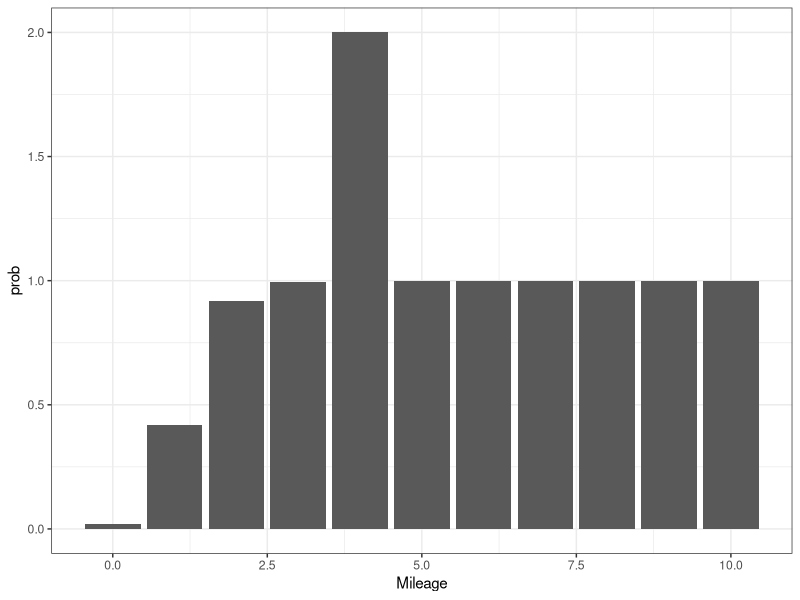

Write the R code that produced this figure.
# Assignment 1
library("dplyr")
library("data.table")
library("ggplot2")
# input parameters

N = 100
T = 100 -1
M = 10
beta = 0.9
cr = 3.5
cm = 2.5

set.seed(123)
# generate expected value function ----------------------------------------
V <- matrix(rep(0,M),ncol =  1)
X <- matrix(seq(1,M), ncol = 1)

tol = 1e-6
abs_diff = 1
while(abs_diff > tol){
  V_next = matrix(c(V[2:M], V[M]), ncol = 1)
  V.updated = log(exp(-cm * X + beta * V_next ) + exp(-cr + beta * V[1]))
  abs_diff = max(abs(V.updated - V))
  V = V.updated
}


# Simulate Decisions ------------------------------------------------------
data <- data.frame(BusNo. = rep(0:(N-1), each = 2 * (T+1)), 
                   Timeperiod = rep(rep(0:T, each = 2),N),
                   DecisionNo. = rep(c(0,1),N * (T+1) ), 
                   Mileage = rep(NA, N * (T+1) * 2),
                   ExpChoiceSpecificValuefunction = rep(NA, N * (T+1) * 2),
                   Chosen = rep(NA, N * (T+1) * 2))

# initialize milage =0 when t = 0
data <- data %>% mutate(Mileage = ifelse(Timeperiod == 0, 0, Mileage))

for (i in 0:(N-1)){
  for (t in 0: T){
   mileage <-  data[which(data$BusNo. == i & data$Timeperiod == t),]$Mileage
   data[which(data$BusNo. == i & data$Timeperiod == t),]$ExpChoiceSpecificValuefunction = V[c(mileage[1] + 1, 1)]
   Noreplace_pr = exp((-cm * mileage[1]) + beta * V[mileage[1] + 1])/(exp((-cm * mileage[1]) + beta * V[mileage[1] + 1]) + exp((-cr) + beta * V[1]))
   Chosen <- rbinom(1,1, Noreplace_pr)
   data[which(data$BusNo. == i & data$Timeperiod == t),]$Chosen <- c(Chosen, 1- Chosen)
   # update next time period Mileage
   if (t+1 <= T){
     data[which(data$BusNo. == i & data$Timeperiod == t+1),]$Mileage = ifelse(Chosen == 1, mileage +1 ,1 )
   }
  }
}

write.table(data,file = "simulated_data.txt",row.names = F)

# observed probability distribution of mileage
data %>% filter(Chosen == 1) %>% group_by(Mileage) %>% 
  summarise (n = n()) %>%
  mutate(freq = n / sum(n))

# histogram
data %>% filter(Chosen == 1) %>% 
  group_by(Mileage) %>% 
  summarise(prob = sum(DecisionNo.) / n()) %>% 
  rbind(., data.frame(Mileage = seq(4,M), prob = 1)) %>% 
  ggplot(data = .,) +
  geom_bar(aes(x = Mileage, y = prob),stat = "identity") + 
  theme_bw()


  



